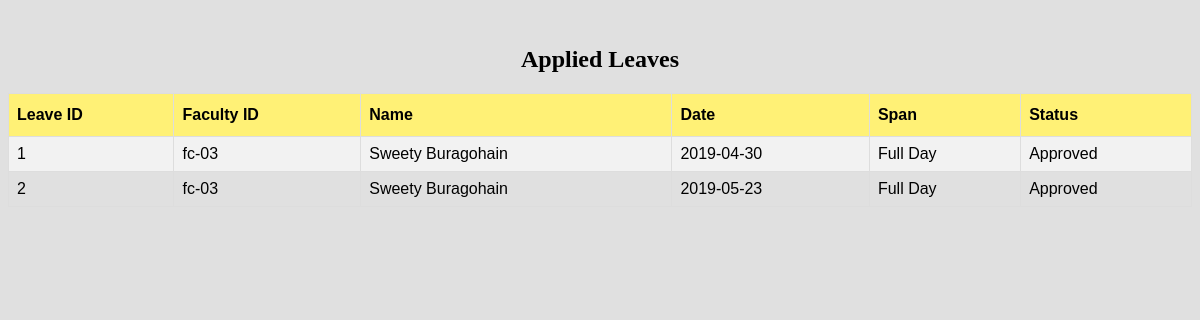
The page /module/admin/viewleave.php (signed in) on the database its author committed.
### tables this page shows
CREATE TABLE `leavetable` (
  `leaveid` int(11) NOT NULL,
  `facultyid` varchar(40) NOT NULL,
  `name` varchar(40) NOT NULL,
  `date` date NOT NULL,
  `span` varchar(40) NOT NULL,
  `status` varchar(40) NOT NULL
);

### module/admin/viewleave.php (the view, shortened to what this page needs)
<?php
include_once('../../service/mysqlcon.php');
$sql = "SELECT * FROM leavetable;";
$res= mysqli_query($link,$sql);
$string = "";
while($row = mysqli_fetch_array($res)){
    $string .= '<tr><td>'.$row['leaveid'].'</td><td>'.$row['facultyid'].'</td><td>'.$row['name'].'</td><td>'.$row['date'].'</td><td>'.$row['span'].
    '</td><td>'.$row['status'];
}
?>
<html>
    <head>
     <link rel="stylesheet" href="style.css">
		</head>
    <body>
        <br/>
        <center><h2>Applied Leaves</h2></center>
        <center>
            <table border="1" id='studentList'>
                <tr>
                   <th>Leave ID</th>
                   <th>Faculty ID</th>
                   <th>Name</th>
                    <th>Date</th>
                    <th>Span</th>
                  	<th>Status</th>
                </tr>
                <?php echo $string;?>
            </table>
        </center>
		</body>
</html>

### module/admin/style.css (style rules this page uses)
#studentList { font-family: "Trebuchet MS", Arial, Helvetica, sans-serif; border-collapse: collapse; width: 100%; }
#studentList td, #studentList th { border: 1px solid #ddd; padding: 8px; }
#studentList tr:nth-child(even) { background-color: #f2f2f2; }
#studentList th { padding-top: 12px; padding-bottom: 12px; text-align: left; background-color: #FFF176; color: black; }
body { height:100%; background-color:#E0E0E0; }
* { box-sizing: border-box; }

### rows shown on the page
leavetable: leaveid "1", facultyid "fc-03", name "Sweety Buragohain", date "2019-04-30", span "Full Day", status "Approved"
leavetable: leaveid "2", facultyid "fc-03", name "Sweety Buragohain", date "2019-05-23", span "Full Day", status "Approved"
